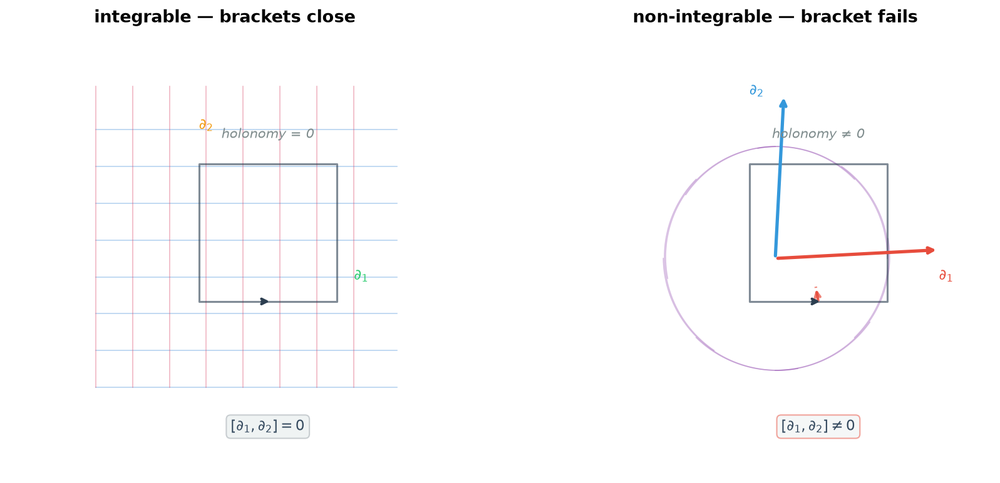
#> input picture integrable-toroidal.png, 1000 x 483 px, shrunk from 1597 x 772 before the run
$ python pen.py ../integrable-toroidal.png 1.0
#> lines starting #> are read from the running program, lines starting #| are printed output that depends on the picture
#!/usr/bin/env python3
"""tools/pen.py -- lelia's pen instrument: anchor-free scale from pen thickness.
Darkness-weighted pen thickness w = column ink mass on near-flat ink
(vertical cut; slope-corrected by selection, not by formula). If natalie
draws with a constant pen, w x px/oct = 156 her-px^2/oct on ANY canvas --
windows keep the product, redraws refuse it.
usage: pen.py <image> [slope_max]
"""
import sys
import numpy as np
from PIL import Image

im = Image.open(sys.argv[1]).convert("RGB")
a = np.asarray(im, dtype=np.float64) / 255.0
lin = np.where(a <= 0.04045, a / 12.92, ((a + 0.055) / 1.055) ** 2.4)
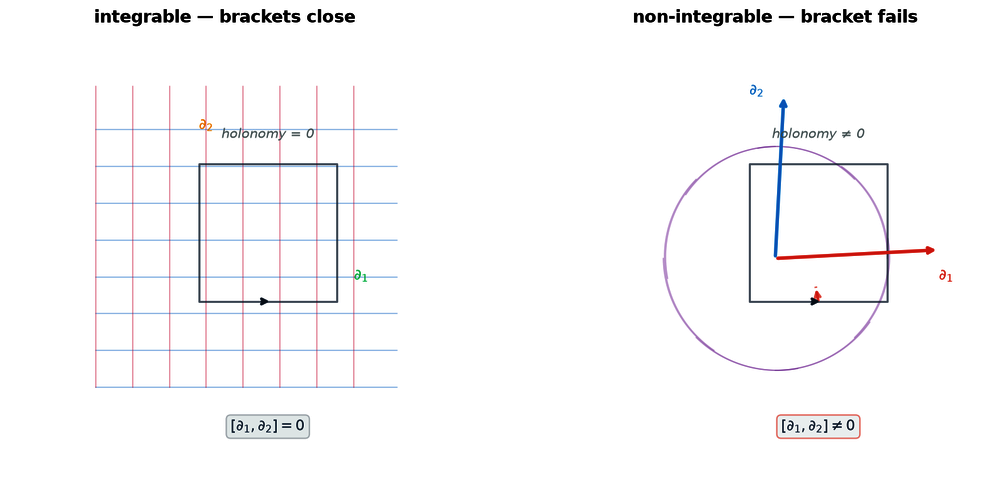
#> lin: shape (483, 1000, 3) float64; mean R, G, B 0.98, 0.978, 0.981
Y = 0.2126 * lin[:, :, 0] + 0.7152 * lin[:, :, 1] + 0.0722 * lin[:, :, 2]
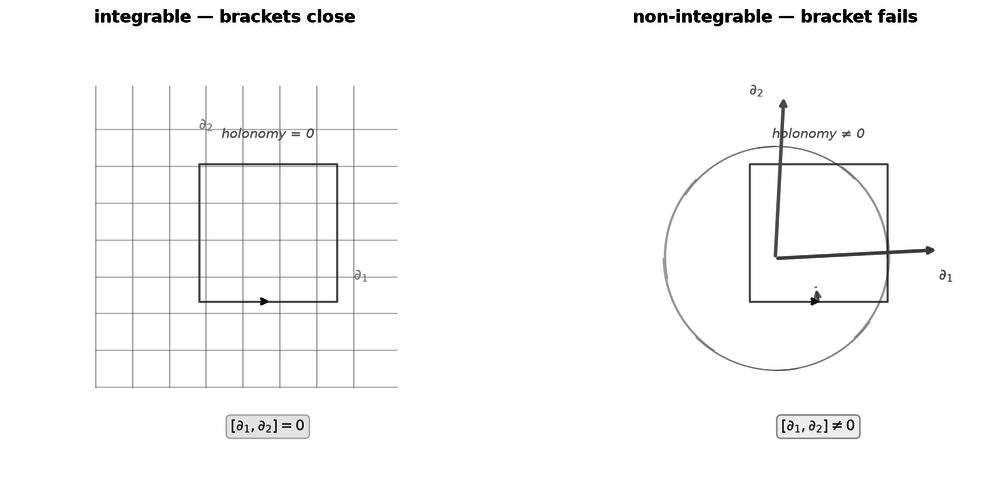
#> Y: shape (483, 1000) float64; min 0, max 1, mean 0.978
vals, counts = np.unique(Y.round(4), return_counts=True)
#> vals = 3324 values from 0 to 1; counts = 3324 values, max 445486 at index 3323, min 1 at index 38, mean 145.3
paper = float(vals[counts.argmax()])
#> paper = 1
ink = np.clip(paper - Y, 0.0, None)
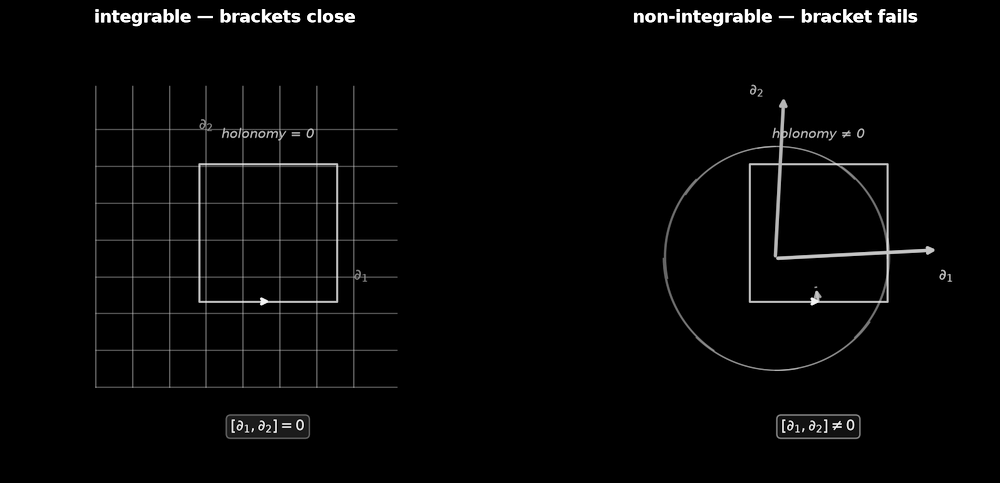
#> ink: shape (483, 1000) float64; min 0, max 1, mean 0.0216
H, W = ink.shape
#> H = 483; W = 1000

smax = float(sys.argv[2]) if len(sys.argv) > 2 else 0.08
M = ink.sum(axis=0)                       # ink mass per column
#> M = 1000 values, max 122.8 at index 887, min 0 at index 0, mean 10.43
ys = np.arange(H)[:, None]
#> ys = 483 values from 0 to 482
tot = M.sum()
#> tot = 10425.9
yc = (ink * ys).sum(axis=0) / np.maximum(M, 1e-12)   # per-column centroid
#> yc = 1000 values, max 354.8 at index 302, min 0 at index 0, mean 107.6
slope = (yc[2:] - yc[:-2]) / 2.0
#> slope = 998 values, max 106.9 at index 91, min -140.5 at index 954, mean 2.85e-17
flat = np.zeros(W, bool)
flat[1:-1] = np.abs(slope) < smax
flat &= M > 0.2 * M.max()                 # on the line, not paper
pen = float(np.median(M[flat]))
#> pen = 29.98
print(f"{sys.argv[1]}: paper {paper:.4f} flat_cols {flat.sum()} "
      f"pen {pen:.3f} px  (16-84%: "
      f"{np.percentile(M[flat],16):.2f}-{np.percentile(M[flat],84):.2f})")
#| ../integrable-toroidal.png: paper 1.0000 flat_cols 1 pen 29.980 px  (16-84%: 29.98-29.98)
